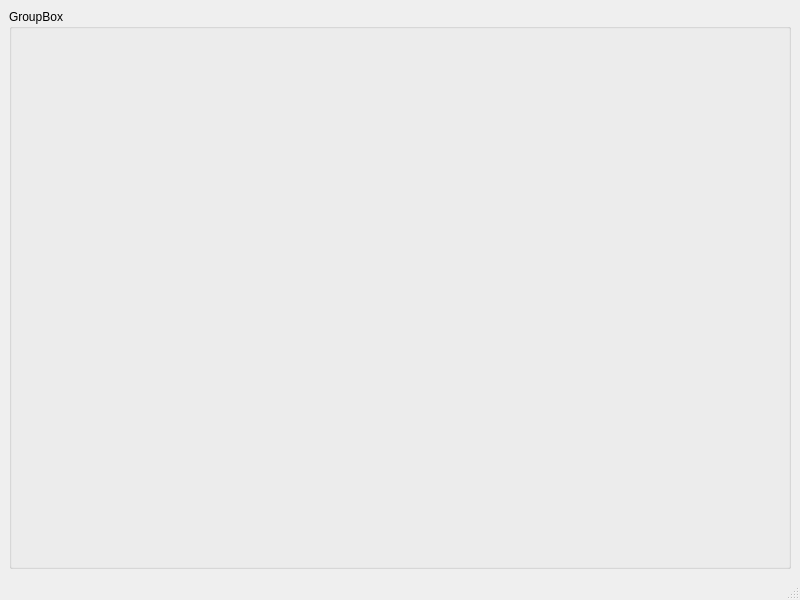
<?xml version="1.0" encoding="UTF-8"?>
<ui version="4.0">
 <class>wondronDlg</class>
 <widget class="QMainWindow" name="wondronDlg">
  <property name="geometry">
   <rect>
    <x>0</x>
    <y>0</y>
    <width>800</width>
    <height>600</height>
   </rect>
  </property>
  <property name="windowTitle">
   <string>wondronDlg</string>
  </property>
  <widget class="QWidget" name="centralwidget">
   <layout class="QHBoxLayout" name="horizontalLayout">
    <item>
     <widget class="QGroupBox" name="groupBox">
      <property name="title">
       <string>GroupBox</string>
      </property>
      <layout class="QVBoxLayout" name="verticalLayout_2">
       <item>
        <layout class="QVBoxLayout" name="layout"/>
       </item>
      </layout>
     </widget>
    </item>
   </layout>
  </widget>
  <widget class="QMenuBar" name="menubar">
   <property name="geometry">
    <rect>
     <x>0</x>
     <y>0</y>
     <width>800</width>
     <height>23</height>
    </rect>
   </property>
  </widget>
  <widget class="QStatusBar" name="statusbar"/>
 </widget>
 <resources/>
 <connections/>
</ui>
